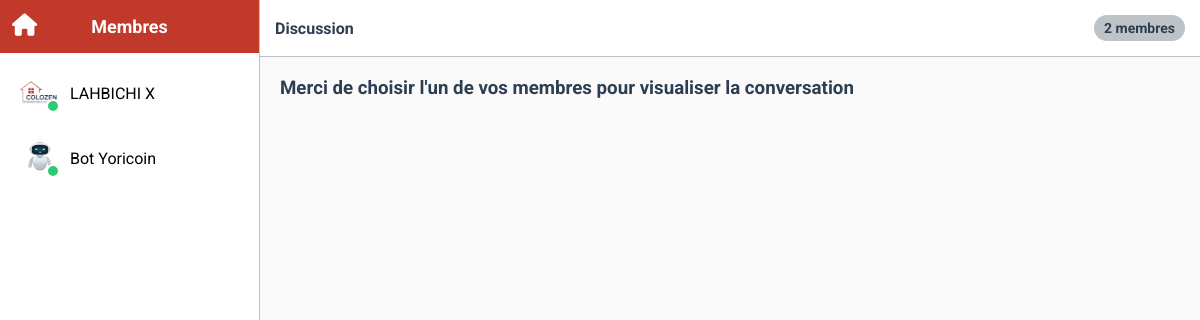
Page /app1/messages_page/ (signed in) on the committed database.
### app1/models.py (models this page shows)
class CustomUser(AbstractUser):
    SEX_TYPES = [
        ('Homme' , 'Homme'),
        ('Femme' , 'Femme'),
    ]
    Status_Types = [
        ('Admin','Admin'),
        ('Visiteur','Visiteur'),
        ('Étudiant' , 'Étudiant'),
        ('Entrepreneur' , 'Entrepreneur') ,
    ]
    email = models.EmailField(unique=True)
    pays = CountryField(default='MA')
    date_naissance = models.DateField(blank=True , null= True )
    ville = models.CharField(max_length=255,blank=True,null=True)
    adress = models.CharField(max_length=255,blank=True,null=True)
    code_postal = models.BigIntegerField(blank=True,null=True)
    phone_number = models.CharField(max_length=15, blank=True, null=True)
    genre = models.CharField(max_length=255,choices=SEX_TYPES,default="Homme")
    status = models.CharField(max_length=255,choices=Status_Types,default="Visiteur")
    ProfileImage = models.ImageField(upload_to="profileimage/" , default="profileimage/default.png")
    Email_Verifiyed = models.DateField(auto_now=False, auto_now_add=False,blank=True,null=True)
    activation = models.BooleanField(default=False)
    date_created = models.DateTimeField(default=timezone.now)

### app1/views.py (the view)
# urls.py: path('messages_page/',messages_page,name="messagepages"),
@login_required(login_url='/app1/login/')
def messages_page(request):
    other_users = []
    chats = Thread.objects.all().order_by('-last_updated')
    for x in chats :
        if x.user1 == request.user or x.user2 == request.user:
            other_users.append(x.get_other_user(request.user))
    count = len(other_users)
    return render(request,"private/messages.html",{"other" : other_users , "count" : count})

### app1/models.py (called while the page is built)
    def get_other_user(self, current_user):
        if self.user1 == current_user:
            return self.user2
        elif self.user2 == current_user:
            return self.user1
        else:
            return None

### templates/private/messages.html (shortened to what this page needs)
{% load static %}
<!DOCTYPE html>
<html lang="fr">
<head>
    <link rel="stylesheet" href="{% static "css/private/message.css" %}">
    <link rel="stylesheet" href="{% static "css/main/main.css" %}">
</head>
<body>
    <a href="{% url "homepage" %}" class="back"><i class="fa-solid fa-house"></i></a>
    <div class="chat-container">
        <div class="sidebar">
            <div class="header">
                Membres
            </div>
            <div class="user-list">
                {% for user in other  %}
                <a href="{% url "specificmessages" user.id %}" style="text-decoration:none;color:black;">
                    <div class="user">
                        <div class="avatar user-online" style="background: url('{{ user.ProfileImage.url }}') center center / cover no-repeat;"></div>
                        <div class="user-info">{% if user.first_name and user.last_name %}{{user.last_name}} {{user.first_name}} {% else %} {{user.username}} {% endif %}</div>
                    </div>
                </a>
                {% endfor %}
            </div>
        </div>
        <div class="main-chat">
            <div class="chat-header">
                <div class="room-name">Discussion</div>
                <div class="members-count">{{count}} membres</div>
            </div>
            <div class="messages">
                <h3>Merci de choisir l'un de vos membres pour visualiser la conversation</h3>
            </div>
        </div>
    </div>
</body>
</html>

### app1/static/css/private/message.css (style rules this page uses)
:root { --color-primary: #C0392B; --color-accent: #E74C3C; --color-background: #FDFEFE; --color-text: #2C3E50; --color-cta: #FF6F61; --color-secondary: #BDC3C7; --color-white: #FFFFFF; --color-border: #BDC3C7; }
* { margin: 0; padding: 0; box-sizing: border-box; font-family: 'Segoe UI', Tahoma, Geneva, Verdana, sans-serif; }
body { background-color: var(--color-background); color: var(--color-text); height: 100vh; display: flex; flex-direction: column; position: relative; }
.chat-container { display: flex; height: 100%; max-height: 100vh; }
.sidebar { width: 260px; background-color: var(--color-white); border-right: 1px solid var(--color-border); display: flex; flex-direction: column; }
.header { background-color: var(--color-primary); color: var(--color-white); padding: 16px; font-weight: bold; font-size: 18px; text-align: center; }
.user-list { flex: 1; overflow-y: auto; padding: 10px; }
.user { display: flex; align-items: center; padding: 10px; margin-bottom: 5px; border-radius: 5px; cursor: pointer; }
.user-online { position: relative; }
.user-online::after { content: ''; width: 10px; height: 10px; background-color: #2ECC71; border-radius: 50%; position: absolute; bottom: 0; right: 0; border: 2px solid var(--color-white); }
.avatar { width: 40px; height: 40px; border-radius: 50%; margin-right: 10px; position: relative; background-color: var(--color-secondary); color: var(--color-white); display: flex; align-items: center; justify-content: center; font-weight: bold; }
.main-chat { flex: 1; display: flex; flex-direction: column; height: 100%; }
.chat-header { background-color: var(--color-white); padding: 15px; border-bottom: 1px solid var(--color-border); font-weight: bold; display: flex; align-items: center; }
.room-name { flex: 1; }
.members-count { background-color: var(--color-secondary); padding: 5px 10px; border-radius: 15px; font-size: 14px; }
.messages { flex: 1; overflow-y: auto; padding: 20px; display: flex; flex-direction: column; }
.back { color: white; font-size: 1.4rem; position: absolute; left: 1%; top: 1.5%; }

### app1/static/css/main/main.css (style rules this page uses)
* { border: none; outline: none; box-sizing: border-box; padding: 0; margin: 0; font-family: "Roboto", sans-serif; }
body { background-color: #FAFAFA; position: relative; min-height: 100vh; }

### rows in the picture
CustomUser: ProfileImage (placeholder picture), last_name "LAHBICHI", first_name "X"
CustomUser: ProfileImage (picture), last_name "Bot", first_name "Yoricoin"

### other values in the picture
{{ count }} "2"
